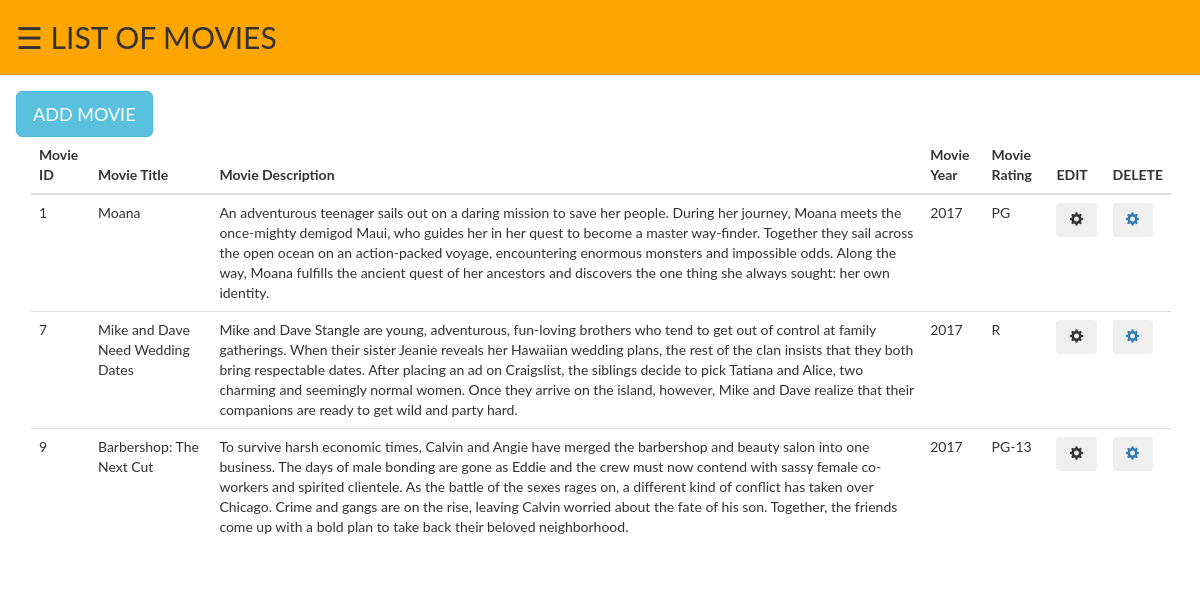
Before: /admin/adminms with the older database file.
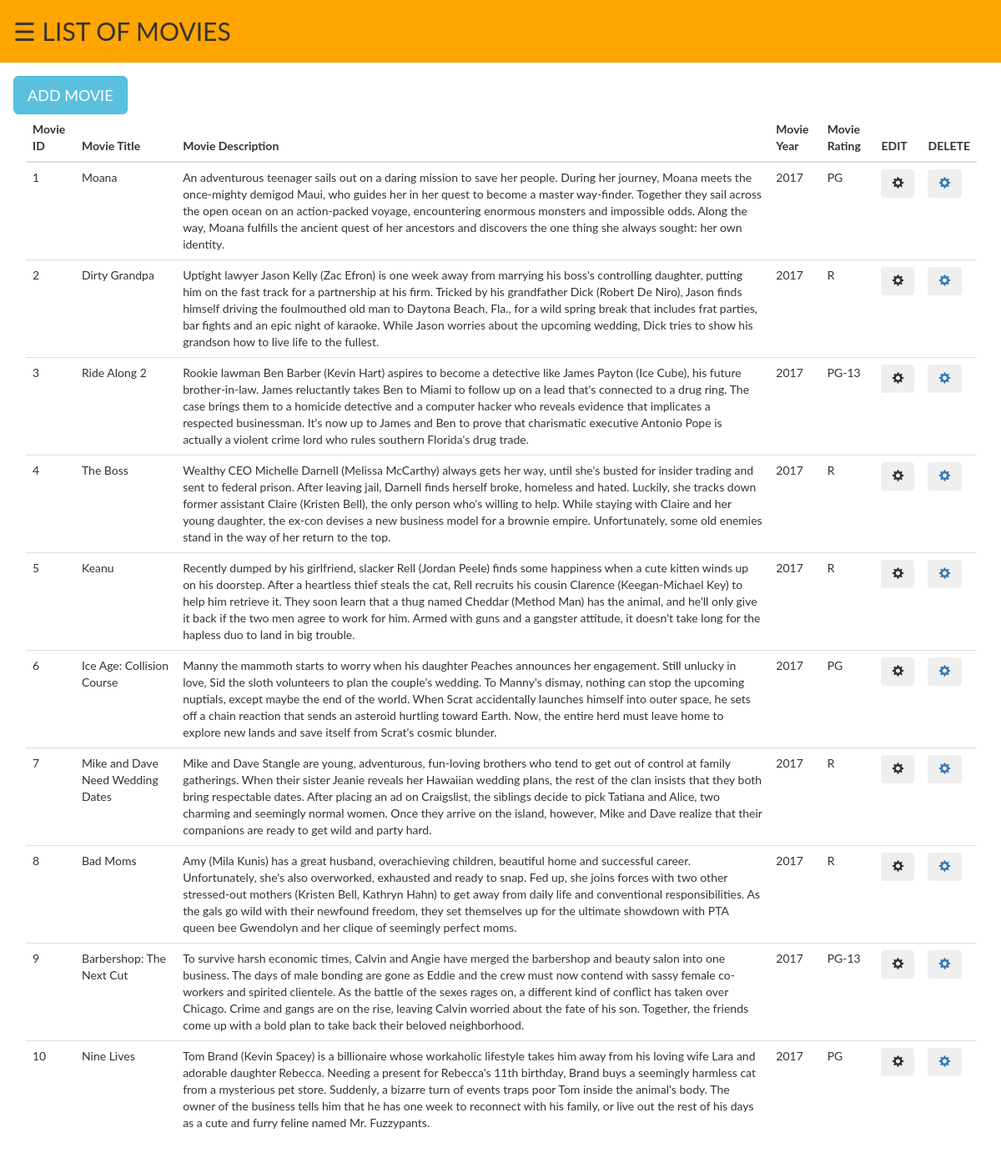
After: the same page with the newer database file.
### tables this page shows
CREATE TABLE `movie` (
  `movie_id` int(11) NOT NULL,
  `movie_title` varchar(100) NOT NULL,
  `movie_desc` varchar(500) NOT NULL,
  `movie_year` year(4) NOT NULL,
  `movie_rating` enum('G','PG','PG-13','R','NC-17') NOT NULL,
  `movie_poster` varchar(10000) NOT NULL
);

### application/controllers/Admin.php (called while the page is built, shortened)
<?php
class Admin extends CI_Controller {
        public function adminms($flag = 0)
        {
        	$this->load->model('movieModel');
        	$res = $this->movieModel->get_movie();
        	$data['rs'] = $res;
			$data['msg_code'] = $flag;
            $this->load->view('adminms', $data);
        }
}

### index.php (called while the page is built, shortened)
<?php
require_once BASEPATH.'core/CodeIgniter.php';

### application/models/movieModel.php (called while the page is built, shortened)
<?php
	class MovieModel extends CI_Model {
		public function get_movie()
		{
			$query = $this->db->get('movie');
            return $query->result();
		}
}
?>

### application/views/adminms.php (the view, shortened to what this page needs)
<!DOCTYPE html>
<html>
<head>
  <link rel="stylesheet" href="<?php echo base_url('resources/css/bootstrap.min.css');?>" >
</head>
<body>
<div id="main" style="background-color:orange;">
  <span style="font-size:30px;cursor:pointer" onclick="openNav()">&#9776; LIST OF MOVIES</span>
</div>
<div id="main">
  <div>
  <button type="button" class="btn btn-info btn-lg" data-toggle="modal" data-target="#myModal">ADD MOVIE</button>
  </div>
  <div>
    <div class="container">
    <div class="table-responsive">
      <table class="table">
      <thead>
        <tr>
        <th>Movie ID</th>
        <th>Movie Title</th>
        <th>Movie Description</th>
        <th>Movie Year</th>
        <th>Movie Rating</th>
        <th>EDIT</th>
        <th>DELETE</th>
        </tr>
      </thead>
      <tbody>
        <?php
          foreach($rs as $row){
            $id =  ("{$row->movie_id}");
            $title =  ("{$row->movie_title}");
            $desc =  ("{$row->movie_desc}");
            $year =  ("{$row->movie_year}");
            $rating =  ("{$row->movie_rating}");
              echo "<tr>";
              echo  "<td>".$id."</td>
                <td>".$title."</td>
                <td>".$desc."</td>
                <td>".$year."</td>
                <td>".$rating."</td>
                <td>
				  <button type='button' class='btn' onclick='setVal(".$id.");' data-toggle='modal' data-target='#updateModal'  .style.display='block'\>
                    <span class='glyphicon glyphicon-cog'></span>
                  </button>
                </td>
                <td>
                  <a href='".base_url('admin/deleteMovie/').$id."'><button type='button' class='btn' .style.display='block'\">
                    <span class='glyphicon glyphicon-cog'></span>
                  </button></a>
                </td>
              ";
              echo "</tr>";
          }
          ?>
      </tbody>
      </table>
    </div>
    </div>
  </div>
</div>
</body>
</html>

Changed rows visible on the page:
added movie: movie_id "2", movie_title "Dirty Grandpa", movie_desc "Uptight lawyer Jason Kelly (Zac Efron) is one week away from marrying his boss's controlling daughter, putting him on the fast track for a partnership at his firm. Tricked by his grandfather Dick (Robert De Niro), Jason finds himself driving the foulmouthed old man to Daytona Beach, Fla., for a wild spring break that includes frat parties, bar fights and an epic night of karaoke. While Jason worries about the upcoming wedding, Dick tries to show his grandson how to live life to the fullest.", movie_year "2017", movie_rating "R"
added movie: movie_id "3", movie_title "Ride Along 2", movie_desc "Rookie lawman Ben Barber (Kevin Hart) aspires to become a detective like James Payton (Ice Cube), his future brother-in-law. James reluctantly takes Ben to Miami to follow up on a lead that's connected to a drug ring. The case brings them to a homicide detective and a computer hacker who reveals evidence that implicates a respected businessman. It's now up to James and Ben to prove that charismatic executive Antonio Pope is actually a violent crime lord who rules southern Florida's drug trade.", movie_year "2017", movie_rating "PG-13"
added movie: movie_id "4", movie_title "The Boss", movie_desc "Wealthy CEO Michelle Darnell (Melissa McCarthy) always gets her way, until she's busted for insider trading and sent to federal prison. After leaving jail, Darnell finds herself broke, homeless and hated. Luckily, she tracks down former assistant Claire (Kristen Bell), the only person who's willing to help. While staying with Claire and her young daughter, the ex-con devises a new business model for a brownie empire. Unfortunately, some old enemies stand in the way of her return to the top.", movie_year "2017", movie_rating "R"
added movie: movie_id "5", movie_title "Keanu", movie_desc "Recently dumped by his girlfriend, slacker Rell (Jordan Peele) finds some happiness when a cute kitten winds up on his doorstep. After a heartless thief steals the cat, Rell recruits his cousin Clarence (Keegan-Michael Key) to help him retrieve it. They soon learn that a thug named Cheddar (Method Man) has the animal, and he'll only give it back if the two men agree to work for him. Armed with guns and a gangster attitude, it doesn't take long for the hapless duo to land in big trouble.", movie_year "2017", movie_rating "R"
added movie: movie_id "6", movie_title "Ice Age: Collision Course", movie_desc "Manny the mammoth starts to worry when his daughter Peaches announces her engagement. Still unlucky in love, Sid the sloth volunteers to plan the couple's wedding. To Manny's dismay, nothing can stop the upcoming nuptials, except maybe the end of the world. When Scrat accidentally launches himself into outer space, he sets off a chain reaction that sends an asteroid hurtling toward Earth. Now, the entire herd must leave home to explore new lands and save itself from Scrat's cosmic blunder.", movie_year "2017", movie_rating "PG"
added movie: movie_id "8", movie_title "Bad Moms", movie_desc "Amy (Mila Kunis) has a great husband, overachieving children, beautiful home and successful career. Unfortunately, she's also overworked, exhausted and ready to snap. Fed up, she joins forces with two other stressed-out mothers (Kristen Bell, Kathryn Hahn) to get away from daily life and conventional responsibilities. As the gals go wild with their newfound freedom, they set themselves up for the ultimate showdown with PTA queen bee Gwendolyn and her clique of seemingly perfect moms.", movie_year "2017", movie_rating "R"
added movie: movie_id "10", movie_title "Nine Lives", movie_desc "Tom Brand (Kevin Spacey) is a billionaire whose workaholic lifestyle takes him away from his loving wife Lara and adorable daughter Rebecca. Needing a present for Rebecca's 11th birthday, Brand buys a seemingly harmless cat from a mysterious pet store. Suddenly, a bizarre turn of events traps poor Tom inside the animal's body. The owner of the business tells him that he has one week to reconnect with his family, or live out the rest of his days as a cute and furry feline named Mr. Fuzzypants.", movie_year "2017", movie_rating "PG"
